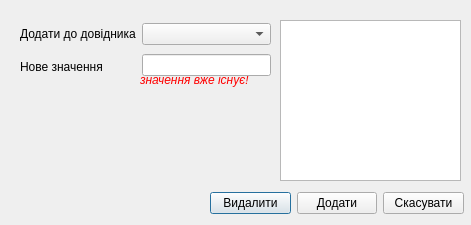
<?xml version="1.0" encoding="UTF-8"?>
<ui version="4.0">
 <class>DictionaryDialog</class>
 <widget class="QDialog" name="DictionaryDialog">
  <property name="geometry">
   <rect>
    <x>0</x>
    <y>0</y>
    <width>471</width>
    <height>225</height>
   </rect>
  </property>
  <property name="windowTitle">
   <string>Dialog</string>
  </property>
  <property name="styleSheet">
   <string notr="true"/>
  </property>
  <widget class="QTableView" name="dict_view">
   <property name="geometry">
    <rect>
     <x>280</x>
     <y>20</y>
     <width>181</width>
     <height>161</height>
    </rect>
   </property>
   <property name="styleSheet">
    <string notr="true">QHeaderView { font-size: 9pt; }
QTableView { font-size: 9pt; }</string>
   </property>
  </widget>
  <widget class="QLabel" name="warning_lbl">
   <property name="geometry">
    <rect>
     <x>140</x>
     <y>70</y>
     <width>131</width>
     <height>20</height>
    </rect>
   </property>
   <property name="font">
    <font>
     <italic>true</italic>
    </font>
   </property>
   <property name="styleSheet">
    <string notr="true">QLabel {color: red}</string>
   </property>
   <property name="text">
    <string>значення вже існує!</string>
   </property>
  </widget>
  <widget class="QWidget" name="layoutWidget">
   <property name="geometry">
    <rect>
     <x>20</x>
     <y>20</y>
     <width>251</width>
     <height>60</height>
    </rect>
   </property>
   <layout class="QHBoxLayout" name="horizontalLayout">
    <item>
     <layout class="QVBoxLayout" name="verticalLayout_2">
      <item>
       <widget class="QLabel" name="label">
        <property name="text">
         <string>Додати до довідника</string>
        </property>
       </widget>
      </item>
      <item>
       <widget class="QLabel" name="label_2">
        <property name="text">
         <string>Нове значення</string>
        </property>
       </widget>
      </item>
     </layout>
    </item>
    <item>
     <layout class="QVBoxLayout" name="verticalLayout">
      <item>
       <widget class="QComboBox" name="dict_cb"/>
      </item>
      <item>
       <widget class="QLineEdit" name="new_value_le"/>
      </item>
     </layout>
    </item>
   </layout>
  </widget>
  <widget class="QWidget" name="">
   <property name="geometry">
    <rect>
     <x>210</x>
     <y>190</y>
     <width>254</width>
     <height>27</height>
    </rect>
   </property>
   <layout class="QHBoxLayout" name="horizontalLayout_2">
    <item>
     <widget class="QPushButton" name="del_pb">
      <property name="text">
       <string>Видалити</string>
      </property>
     </widget>
    </item>
    <item>
     <widget class="QPushButton" name="add_pb">
      <property name="text">
       <string>Додати</string>
      </property>
     </widget>
    </item>
    <item>
     <widget class="QPushButton" name="cancel_pb">
      <property name="text">
       <string>Скасувати</string>
      </property>
     </widget>
    </item>
   </layout>
  </widget>
 </widget>
 <resources/>
 <connections/>
</ui>
